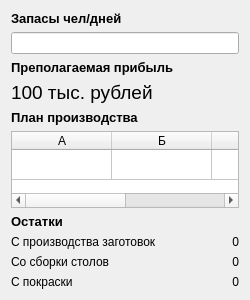
<?xml version="1.0" encoding="UTF-8"?>
<ui version="4.0">
 <class>OneOffResultDialog</class>
 <widget class="QDialog" name="OneOffResultDialog">
  <property name="geometry">
   <rect>
    <x>0</x>
    <y>0</y>
    <width>250</width>
    <height>300</height>
   </rect>
  </property>
  <property name="minimumSize">
   <size>
    <width>250</width>
    <height>300</height>
   </size>
  </property>
  <property name="maximumSize">
   <size>
    <width>250</width>
    <height>300</height>
   </size>
  </property>
  <property name="windowTitle">
   <string>План производства</string>
  </property>
  <layout class="QGridLayout" name="gridLayout">
   <item row="8" column="0">
    <widget class="QLabel" name="l_remains_building">
     <property name="text">
      <string>Со сборки столов</string>
     </property>
    </widget>
   </item>
   <item row="12" column="1">
    <widget class="QLabel" name="l_remains_painting_value">
     <property name="text">
      <string>0</string>
     </property>
     <property name="alignment">
      <set>Qt::AlignRight|Qt::AlignTrailing|Qt::AlignVCenter</set>
     </property>
    </widget>
   </item>
   <item row="7" column="0">
    <widget class="QLabel" name="l_remains_blank">
     <property name="text">
      <string>С производства заготовок</string>
     </property>
    </widget>
   </item>
   <item row="7" column="1">
    <widget class="QLabel" name="l_remains_blank_value">
     <property name="text">
      <string>0</string>
     </property>
     <property name="alignment">
      <set>Qt::AlignRight|Qt::AlignTrailing|Qt::AlignVCenter</set>
     </property>
    </widget>
   </item>
   <item row="12" column="0">
    <widget class="QLabel" name="l_remains_painting">
     <property name="text">
      <string>С покраски</string>
     </property>
    </widget>
   </item>
   <item row="8" column="1">
    <widget class="QLabel" name="l_remains_building_value">
     <property name="text">
      <string>0</string>
     </property>
     <property name="alignment">
      <set>Qt::AlignRight|Qt::AlignTrailing|Qt::AlignVCenter</set>
     </property>
    </widget>
   </item>
   <item row="5" column="0" colspan="2">
    <widget class="QTableWidget" name="tw_plan">
     <attribute name="verticalHeaderVisible">
      <bool>false</bool>
     </attribute>
     <row>
      <property name="text">
       <string/>
      </property>
     </row>
     <column>
      <property name="text">
       <string>А</string>
      </property>
      <property name="textAlignment">
       <set>AlignCenter</set>
      </property>
     </column>
     <column>
      <property name="text">
       <string>Б</string>
      </property>
      <property name="textAlignment">
       <set>AlignCenter</set>
      </property>
     </column>
     <column>
      <property name="text">
       <string>В</string>
      </property>
      <property name="textAlignment">
       <set>AlignCenter</set>
      </property>
     </column>
     <column>
      <property name="text">
       <string>В(н)</string>
      </property>
      <property name="textAlignment">
       <set>AlignCenter</set>
      </property>
     </column>
     <item row="0" column="0">
      <property name="text">
       <string/>
      </property>
      <property name="textAlignment">
       <set>AlignCenter</set>
      </property>
      <property name="flags">
       <set>ItemIsEnabled</set>
      </property>
     </item>
     <item row="0" column="1">
      <property name="text">
       <string/>
      </property>
      <property name="textAlignment">
       <set>AlignCenter</set>
      </property>
      <property name="flags">
       <set>ItemIsEnabled</set>
      </property>
     </item>
     <item row="0" column="2">
      <property name="text">
       <string/>
      </property>
      <property name="textAlignment">
       <set>AlignCenter</set>
      </property>
      <property name="flags">
       <set>ItemIsEnabled</set>
      </property>
     </item>
     <item row="0" column="3">
      <property name="text">
       <string/>
      </property>
      <property name="textAlignment">
       <set>AlignCenter</set>
      </property>
      <property name="flags">
       <set>ItemIsEnabled</set>
      </property>
     </item>
    </widget>
   </item>
   <item row="6" column="0" colspan="2">
    <widget class="QLabel" name="l_remains">
     <property name="font">
      <font>
       <pointsize>10</pointsize>
       <weight>75</weight>
       <bold>true</bold>
      </font>
     </property>
     <property name="text">
      <string>Остатки</string>
     </property>
    </widget>
   </item>
   <item row="4" column="0" colspan="2">
    <widget class="QLabel" name="l_plan">
     <property name="font">
      <font>
       <pointsize>10</pointsize>
       <weight>75</weight>
       <bold>true</bold>
      </font>
     </property>
     <property name="text">
      <string>План производства</string>
     </property>
    </widget>
   </item>
   <item row="3" column="0" colspan="2">
    <widget class="QLabel" name="l_stonks_value">
     <property name="font">
      <font>
       <pointsize>14</pointsize>
      </font>
     </property>
     <property name="text">
      <string>100 тыс. рублей</string>
     </property>
    </widget>
   </item>
   <item row="2" column="0" colspan="2">
    <widget class="QLabel" name="l_stonks">
     <property name="font">
      <font>
       <pointsize>10</pointsize>
       <weight>75</weight>
       <bold>true</bold>
      </font>
     </property>
     <property name="text">
      <string>Преполагаемая прибыль</string>
     </property>
    </widget>
   </item>
   <item row="1" column="0" colspan="2">
    <widget class="QLineEdit" name="le_supply">
     <property name="readOnly">
      <bool>true</bool>
     </property>
    </widget>
   </item>
   <item row="0" column="0" colspan="2">
    <widget class="QLabel" name="l_supply">
     <property name="font">
      <font>
       <pointsize>10</pointsize>
       <weight>75</weight>
       <bold>true</bold>
      </font>
     </property>
     <property name="text">
      <string>Запасы чел/дней</string>
     </property>
    </widget>
   </item>
  </layout>
 </widget>
 <resources/>
 <connections/>
</ui>
